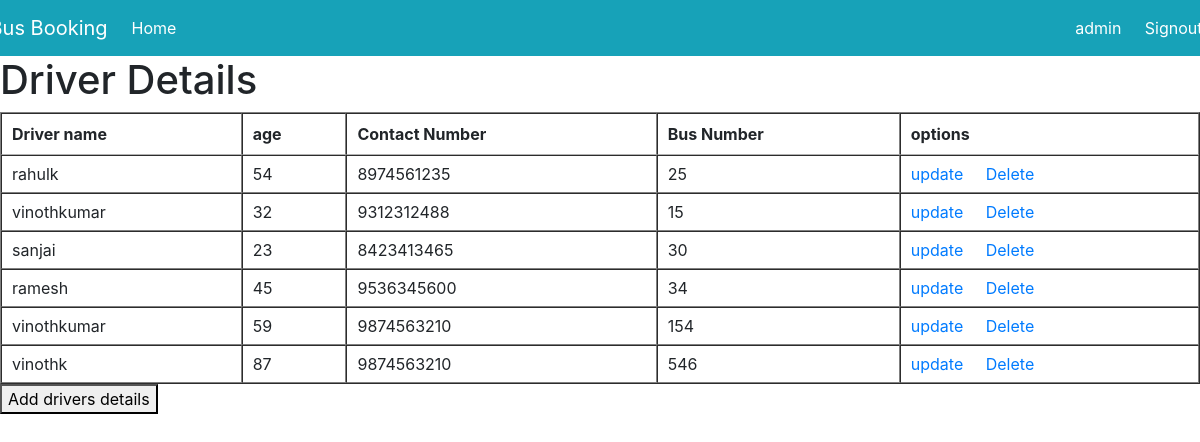
The app's page /home/ (signed in) with its own data.
### busapp/models.py (models this page shows)
class Driver(models.Model):
    drivername=models.CharField(max_length=20)
    age=models.IntegerField()
    contact_no=models.IntegerField()
    bus_no=models.IntegerField()

### busapp/views.py (the view)
# urls.py: path('home/', views.empDetails,name="home"),
def empDetails(request):
    emp_data=Driver.objects.all()
    emp_dict = {"emp_list":emp_data}
    return render(request, "busapp/index.html", context =emp_dict)

### busapp/templates/busapp/index.html (shortened to what this page needs)
<html>
{% extends 'busapp/base1.html' %}
{% block content %}
<head>
    <link rel="stylesheet" type="text/css" href="https://cdn.datatables.net/1.12.1/css/jquery.dataTables.css">
</head>
<body>
<h1 >
    Driver Details
</h1>
<table id="mytable" class="datatable" cellspacing="1" cellpadding="1" border="1" >
    <thead>
        <tr class="dt-control">
            <th class="sorting_1"> Driver name</th>
            <th> age</th>
            <th> Contact Number</th>
            <th> Bus Number</th>
            <th> options</th>
        </tr>
    </thead>
    <tbody>
        <tr>
            {% if emp_list %}
            {% for template in emp_list %}
            <td>{{template.drivername}}</td>
            <td>{{template.age}}</td>
            <td>{{template.contact_no}}</td>
            <td>{{template.bus_no}}</td>
            <td><a href="/update/{{template.id}}"> update </a> &nbsp; &nbsp;  <a href ="/delete/{{template.id}}"> Delete</a> </td>
        </tr>
    </tbody>
      {% endfor %}
      {% endif %}
</table>
<p >
    <a   href = "/create" >  <button  type="button" >  Add drivers details</button>  </a>
        </p>
</body>
{% endblock %}

### busapp/templates/busapp/base1.html (shortened to what this page needs)
<!doctype html>
<html lang="en">
<head>
    <link rel="stylesheet" href="https://stackpath.bootstrapcdn.com/bootstrap/4.1.3/css/bootstrap.min.css"
>
</head>
<body>
<nav class="navbar navbar-expand-lg navbar-light bg-info">
    <div class="container">
        <a class="navbar-brand" href="#" style="color: white;margin-left:-5%">Bus Booking</a>
        <div class="collapse navbar-collapse" id="navbarNavAltMarkup">
            <div class="navbar-nav" >
                <a class="nav-item nav-link active" href="{% url 'homepage' %}" style="color: white;">Home <span class="sr-only">(current)</span></a>
               <div class="navbar-nav"  >
                <a class="nav-item nav-link active"  style="color: white;margin-left:650%" >{{user}}  <span class="sr-only">(current) </span></a>
                <div class="navbar-nav" >
                <a class="nav-item nav-link active" href="{% url 'signout' %}" style="color: white;margin-left:10%">Signout <span class="sr-only">(current)</span></a>
            </div>
        </div>
    </div>
    </div>
</nav>
{% block content %}
{% endblock %}
</body>
</html>

### records on screen
Driver: drivername "rahulk", age "54", contact_no "8974561235", bus_no "25"
Driver: drivername "vinothkumar", age "32", contact_no "9312312488", bus_no "15"
Driver: drivername "sanjai", age "23", contact_no "8423413465", bus_no "30"
Driver: drivername "ramesh", age "45", contact_no "9536345600", bus_no "34"
Driver: drivername "vinothkumar", age "59", contact_no "9874563210", bus_no "154"
Driver: drivername "vinothk", age "87", contact_no "9874563210", bus_no "546"

### other values on screen
{{ user }} "admin"
